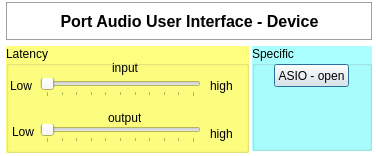
<?xml version="1.0" encoding="UTF-8"?>
<ui version="4.0">
 <class>Dialog_device</class>
 <widget class="QDialog" name="Dialog_device">
  <property name="geometry">
   <rect>
    <x>0</x>
    <y>0</y>
    <width>376</width>
    <height>156</height>
   </rect>
  </property>
  <property name="sizePolicy">
   <sizepolicy hsizetype="Preferred" vsizetype="Preferred">
    <horstretch>0</horstretch>
    <verstretch>0</verstretch>
   </sizepolicy>
  </property>
  <property name="minimumSize">
   <size>
    <width>376</width>
    <height>156</height>
   </size>
  </property>
  <property name="maximumSize">
   <size>
    <width>376</width>
    <height>156</height>
   </size>
  </property>
  <property name="palette">
   <palette>
    <active>
     <colorrole role="Base">
      <brush brushstyle="SolidPattern">
       <color alpha="255">
        <red>255</red>
        <green>255</green>
        <blue>255</blue>
       </color>
      </brush>
     </colorrole>
     <colorrole role="Window">
      <brush brushstyle="SolidPattern">
       <color alpha="255">
        <red>255</red>
        <green>255</green>
        <blue>255</blue>
       </color>
      </brush>
     </colorrole>
    </active>
    <inactive>
     <colorrole role="Base">
      <brush brushstyle="SolidPattern">
       <color alpha="255">
        <red>255</red>
        <green>255</green>
        <blue>255</blue>
       </color>
      </brush>
     </colorrole>
     <colorrole role="Window">
      <brush brushstyle="SolidPattern">
       <color alpha="255">
        <red>255</red>
        <green>255</green>
        <blue>255</blue>
       </color>
      </brush>
     </colorrole>
    </inactive>
    <disabled>
     <colorrole role="Base">
      <brush brushstyle="SolidPattern">
       <color alpha="255">
        <red>255</red>
        <green>255</green>
        <blue>255</blue>
       </color>
      </brush>
     </colorrole>
     <colorrole role="Window">
      <brush brushstyle="SolidPattern">
       <color alpha="255">
        <red>255</red>
        <green>255</green>
        <blue>255</blue>
       </color>
      </brush>
     </colorrole>
    </disabled>
   </palette>
  </property>
  <property name="focusPolicy">
   <enum>Qt::NoFocus</enum>
  </property>
  <property name="windowTitle">
   <string>Port Audio - Device</string>
  </property>
  <widget class="QLabel" name="label">
   <property name="geometry">
    <rect>
     <x>6</x>
     <y>2</y>
     <width>367</width>
     <height>39</height>
    </rect>
   </property>
   <property name="font">
    <font>
     <pointsize>12</pointsize>
     <weight>75</weight>
     <bold>true</bold>
    </font>
   </property>
   <property name="frameShape">
    <enum>QFrame::Box</enum>
   </property>
   <property name="frameShadow">
    <enum>QFrame::Sunken</enum>
   </property>
   <property name="text">
    <string>Port Audio User Interface - Device</string>
   </property>
   <property name="alignment">
    <set>Qt::AlignCenter</set>
   </property>
  </widget>
  <widget class="QGroupBox" name="groupBox">
   <property name="geometry">
    <rect>
     <x>6</x>
     <y>46</y>
     <width>243</width>
     <height>107</height>
    </rect>
   </property>
   <property name="palette">
    <palette>
     <active>
      <colorrole role="Base">
       <brush brushstyle="SolidPattern">
        <color alpha="255">
         <red>255</red>
         <green>255</green>
         <blue>255</blue>
        </color>
       </brush>
      </colorrole>
      <colorrole role="Window">
       <brush brushstyle="SolidPattern">
        <color alpha="255">
         <red>255</red>
         <green>255</green>
         <blue>127</blue>
        </color>
       </brush>
      </colorrole>
     </active>
     <inactive>
      <colorrole role="Base">
       <brush brushstyle="SolidPattern">
        <color alpha="255">
         <red>255</red>
         <green>255</green>
         <blue>255</blue>
        </color>
       </brush>
      </colorrole>
      <colorrole role="Window">
       <brush brushstyle="SolidPattern">
        <color alpha="255">
         <red>255</red>
         <green>255</green>
         <blue>127</blue>
        </color>
       </brush>
      </colorrole>
     </inactive>
     <disabled>
      <colorrole role="Base">
       <brush brushstyle="SolidPattern">
        <color alpha="255">
         <red>255</red>
         <green>255</green>
         <blue>127</blue>
        </color>
       </brush>
      </colorrole>
      <colorrole role="Window">
       <brush brushstyle="SolidPattern">
        <color alpha="255">
         <red>255</red>
         <green>255</green>
         <blue>127</blue>
        </color>
       </brush>
      </colorrole>
     </disabled>
    </palette>
   </property>
   <property name="autoFillBackground">
    <bool>true</bool>
   </property>
   <property name="title">
    <string>Latency</string>
   </property>
   <widget class="QSlider" name="horizontalSlider_input">
    <property name="geometry">
     <rect>
      <x>34</x>
      <y>32</y>
      <width>161</width>
      <height>19</height>
     </rect>
    </property>
    <property name="maximum">
     <number>100</number>
    </property>
    <property name="orientation">
     <enum>Qt::Horizontal</enum>
    </property>
    <property name="tickPosition">
     <enum>QSlider::TicksBelow</enum>
    </property>
   </widget>
   <widget class="QSlider" name="horizontalSlider_output">
    <property name="geometry">
     <rect>
      <x>34</x>
      <y>78</y>
      <width>161</width>
      <height>19</height>
     </rect>
    </property>
    <property name="minimumSize">
     <size>
      <width>161</width>
      <height>0</height>
     </size>
    </property>
    <property name="maximum">
     <number>100</number>
    </property>
    <property name="orientation">
     <enum>Qt::Horizontal</enum>
    </property>
    <property name="tickPosition">
     <enum>QSlider::TicksBelow</enum>
    </property>
   </widget>
   <widget class="QLabel" name="label_2">
    <property name="geometry">
     <rect>
      <x>106</x>
      <y>14</y>
      <width>27</width>
      <height>16</height>
     </rect>
    </property>
    <property name="text">
     <string>input</string>
    </property>
   </widget>
   <widget class="QLabel" name="label_3">
    <property name="geometry">
     <rect>
      <x>102</x>
      <y>64</y>
      <width>33</width>
      <height>16</height>
     </rect>
    </property>
    <property name="text">
     <string>output</string>
    </property>
   </widget>
   <widget class="QLabel" name="label_4">
    <property name="geometry">
     <rect>
      <x>4</x>
      <y>32</y>
      <width>23</width>
      <height>16</height>
     </rect>
    </property>
    <property name="text">
     <string>Low</string>
    </property>
   </widget>
   <widget class="QLabel" name="label_5">
    <property name="geometry">
     <rect>
      <x>6</x>
      <y>78</y>
      <width>23</width>
      <height>16</height>
     </rect>
    </property>
    <property name="text">
     <string>Low</string>
    </property>
   </widget>
   <widget class="QLabel" name="label_6">
    <property name="geometry">
     <rect>
      <x>204</x>
      <y>80</y>
      <width>23</width>
      <height>16</height>
     </rect>
    </property>
    <property name="text">
     <string>high</string>
    </property>
   </widget>
   <widget class="QLabel" name="label_7">
    <property name="geometry">
     <rect>
      <x>204</x>
      <y>32</y>
      <width>23</width>
      <height>16</height>
     </rect>
    </property>
    <property name="text">
     <string>high</string>
    </property>
   </widget>
  </widget>
  <widget class="QGroupBox" name="groupBox_2">
   <property name="geometry">
    <rect>
     <x>252</x>
     <y>46</y>
     <width>120</width>
     <height>105</height>
    </rect>
   </property>
   <property name="palette">
    <palette>
     <active>
      <colorrole role="Base">
       <brush brushstyle="SolidPattern">
        <color alpha="255">
         <red>255</red>
         <green>255</green>
         <blue>255</blue>
        </color>
       </brush>
      </colorrole>
      <colorrole role="Window">
       <brush brushstyle="SolidPattern">
        <color alpha="255">
         <red>170</red>
         <green>255</green>
         <blue>255</blue>
        </color>
       </brush>
      </colorrole>
     </active>
     <inactive>
      <colorrole role="Base">
       <brush brushstyle="SolidPattern">
        <color alpha="255">
         <red>255</red>
         <green>255</green>
         <blue>255</blue>
        </color>
       </brush>
      </colorrole>
      <colorrole role="Window">
       <brush brushstyle="SolidPattern">
        <color alpha="255">
         <red>170</red>
         <green>255</green>
         <blue>255</blue>
        </color>
       </brush>
      </colorrole>
     </inactive>
     <disabled>
      <colorrole role="Base">
       <brush brushstyle="SolidPattern">
        <color alpha="255">
         <red>170</red>
         <green>255</green>
         <blue>255</blue>
        </color>
       </brush>
      </colorrole>
      <colorrole role="Window">
       <brush brushstyle="SolidPattern">
        <color alpha="255">
         <red>170</red>
         <green>255</green>
         <blue>255</blue>
        </color>
       </brush>
      </colorrole>
     </disabled>
    </palette>
   </property>
   <property name="autoFillBackground">
    <bool>true</bool>
   </property>
   <property name="title">
    <string>Specific</string>
   </property>
   <widget class="QPushButton" name="pushButton_asioopen">
    <property name="geometry">
     <rect>
      <x>22</x>
      <y>18</y>
      <width>75</width>
      <height>23</height>
     </rect>
    </property>
    <property name="text">
     <string>ASIO - open</string>
    </property>
   </widget>
  </widget>
 </widget>
 <resources/>
 <connections>
  <connection>
   <sender>horizontalSlider_input</sender>
   <signal>sliderReleased()</signal>
   <receiver>Dialog_device</receiver>
   <slot>inputLatencyNewValue()</slot>
   <hints>
    <hint type="sourcelabel">
     <x>120</x>
     <y>83</y>
    </hint>
    <hint type="destinationlabel">
     <x>190</x>
     <y>77</y>
    </hint>
   </hints>
  </connection>
  <connection>
   <sender>horizontalSlider_output</sender>
   <signal>sliderReleased()</signal>
   <receiver>Dialog_device</receiver>
   <slot>outputLatencyNewValue()</slot>
   <hints>
    <hint type="sourcelabel">
     <x>120</x>
     <y>125</y>
    </hint>
    <hint type="destinationlabel">
     <x>190</x>
     <y>77</y>
    </hint>
   </hints>
  </connection>
  <connection>
   <sender>pushButton_asioopen</sender>
   <signal>clicked()</signal>
   <receiver>Dialog_device</receiver>
   <slot>showControlPanel()</slot>
   <hints>
    <hint type="sourcelabel">
     <x>311</x>
     <y>75</y>
    </hint>
    <hint type="destinationlabel">
     <x>190</x>
     <y>77</y>
    </hint>
   </hints>
  </connection>
 </connections>
 <slots>
  <slot>inputLatencyNewValue()</slot>
  <slot>outputLatencyNewValue()</slot>
  <slot>showControlPanel()</slot>
 </slots>
</ui>
